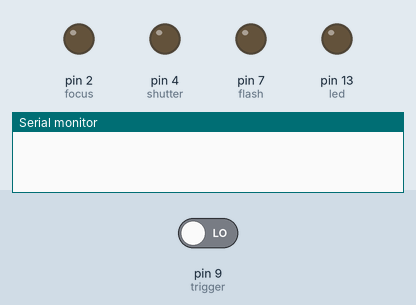
This sketch was run on a simulated Arduino Uno, built with avr-gcc and run on an emulated ATmega328P. Parts: output pins drawn as LEDs (lit = HIGH), the last lines printed to the serial monitor. The inputs (shaded band) are chosen by the test bench; at power-on: pin 9 (trigger) LOW.

Above: at 1.2 s.
1.3 s: pin 9 (trigger) driven HIGH
At 1.45 s:
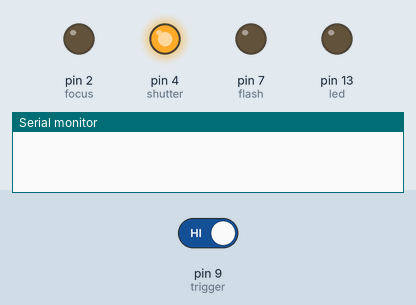
6.0 s: pin 9 (trigger) driven LOW
At 6.73 s:
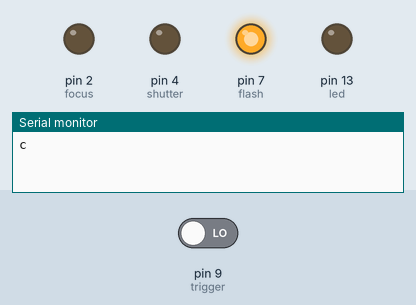
Timing chart, 0 to 9.0 s (numbered marks = the images above; inputs shaded):
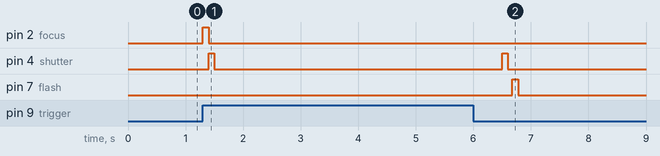

The sketch:

TriggerBoxx_2_0.ino
```cpp
/*
TRIGGERBOXX V2.0
gary@byteboxx.com 01/03/2015
*/

// PINS - these dont change
const int led =  13;      // RED (FRONT)
const int trigger = 9;
const int focus = 2;      // GREEN
const int shutter = 4;    // RED
const int flash = 7;      // BLUE


// variables
char c;                      //the command char sent from TriggerBoxx UI
int triggerState = 0;         // variable for reading the cable trigger status

void setup() {

  pinMode(led, OUTPUT); //debug led
  pinMode(trigger, INPUT); //cable trigger
  pinMode(focus, OUTPUT); //cam focus (button half pressed)
  pinMode(shutter, OUTPUT); //cam shutter
  pinMode(flash, OUTPUT); //strobes

  Serial.begin(9600);
}

void loop(){

  //check for anything being sent over serial from Python

  if(Serial.available() > 0){ // Don't read unless you know there is data

    c = Serial.read(); // Read a character

    if( c == 'a'){

      //FIRE ARRAY
      fireArray();
      delay(2000);
    }
    else if( c == 'b'){

      //PRIME ARRAY
      primeArray();
      delay(2000);
    }
  }

  //if nothing from the UI, did we take a cable trigger?
  readCable();

}

void readCable(){
  //read the input of trigger pin
  triggerState = digitalRead(trigger);
  if (triggerState == HIGH){

   //PRIME
   primeArray();
   delay(2000);
   Serial.write('c');
   delay(3000); //delay while we do folder creation etc back in Python GUI
   fireArray();
   delay(2000);
   return;
  }
  else{
    return;
  }
}


void fireArray(){
  //func to actually trigger - depresses the shutter and fires strobes after dialled in delay
  digitalWrite(shutter, HIGH);
  delay(100);
  digitalWrite(shutter, LOW);
  delay(80); //dialled in delay
  digitalWrite(flash, HIGH);

  delay(100); //strobe on duration

  digitalWrite(flash, LOW);

}


void primeArray(){
  //func to suto-focus the lens (shutter half way) and ping mirror up
  digitalWrite(focus, HIGH);
  delay(100);
  digitalWrite(focus, LOW);

  digitalWrite(shutter, HIGH); //mirror lock
  delay(100);
  digitalWrite(shutter, LOW);

}
```

Measured:
- after the input at 1.3 s, pin 2 (focus): LOW → HIGH at once, → LOW 0.10 s later; pin 4 (shutter): LOW → HIGH after 0.10 s, → LOW 0.10 s later
- after the input at 6.0 s, pin 2 (focus): stays LOW (without the input it goes to HIGH after 2.8 s); pin 4 (shutter): goes on until 6.6 s, then stays LOW
